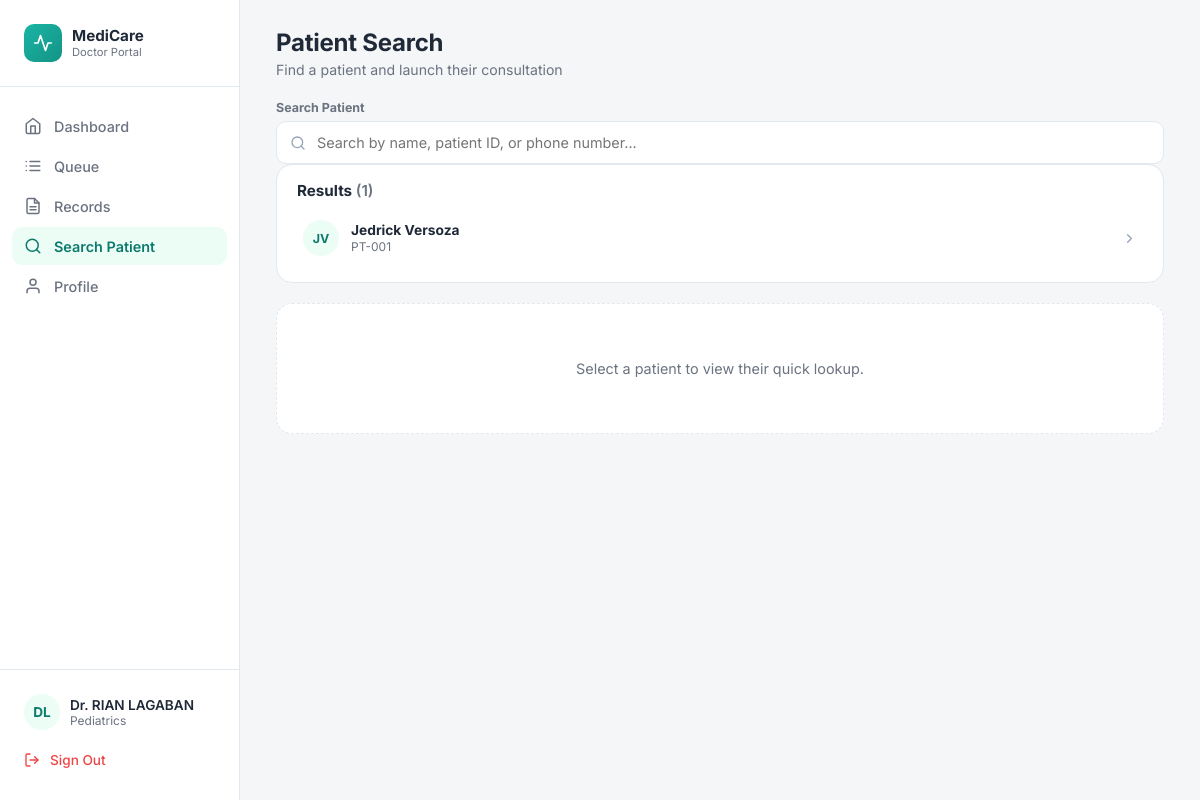
Page /doctor/search_patient.php (signed in) on the committed database.
### tables this page shows
CREATE TABLE IF NOT EXISTS `staff` (
  `StaffID` int NOT NULL AUTO_INCREMENT,
  `UserID` int NOT NULL,
  `DepartmentID` int NOT NULL,
  `StaffRole` varchar(50) NOT NULL,
  `Suffix` varchar(20) DEFAULT NULL,
  `Specialization` varchar(100) DEFAULT NULL,
  `AvailabilityStatus` varchar(50) NOT NULL DEFAULT 'Available',
  `DateHired` date DEFAULT NULL,
  `ScheduleStart` time DEFAULT NULL,
  `ScheduleEnd` time DEFAULT NULL,
  `AssignedDays` varchar(100) DEFAULT NULL,
  `AssignedResponsibilities` text,
  `CreatedAt` datetime NOT NULL DEFAULT CURRENT_TIMESTAMP,
  `UpdatedAt` datetime NOT NULL DEFAULT CURRENT_TIMESTAMP ON UPDATE CURRENT_TIMESTAMP,
  PRIMARY KEY (`StaffID`),
  KEY `FK_Staff_Users` (`UserID`),
  KEY `FK_Staff_Departments` (`DepartmentID`)
);

CREATE TABLE IF NOT EXISTS `users` (
  `UserID` int NOT NULL AUTO_INCREMENT,
  `RoleID` int NOT NULL,
  `FirstName` varchar(100) NOT NULL,
  `MiddleName` varchar(100) DEFAULT NULL,
  `LastName` varchar(100) NOT NULL,
  `Email` varchar(191) NOT NULL,
  `Password` varchar(255) NOT NULL,
  `Sex` varchar(13) NOT NULL,
  `DateOfBirth` date DEFAULT NULL,
  `ContactNumber` varchar(20) DEFAULT NULL,
  `Address` text,
  `Status` varchar(50) NOT NULL DEFAULT 'Active',
  `CreatedAt` datetime NOT NULL DEFAULT CURRENT_TIMESTAMP,
  `FailedAttempts` int DEFAULT '0',
  `LockUntil` datetime DEFAULT NULL,
  `ResetToken` varchar(255) DEFAULT NULL,
  `TokenExpiry` datetime DEFAULT NULL,
  `ProfilePhoto` varchar(255) DEFAULT NULL,
  `LastLogin` datetime DEFAULT NULL,
  PRIMARY KEY (`UserID`),
  UNIQUE KEY `Email` (`Email`),
  KEY `FK_Users_Roles` (`RoleID`)
);

CREATE TABLE IF NOT EXISTS `departments` (
  `DepartmentID` int NOT NULL AUTO_INCREMENT,
  `DepartmentName` varchar(100) NOT NULL,
  PRIMARY KEY (`DepartmentID`),
  UNIQUE KEY `DepartmentName` (`DepartmentName`)
);

CREATE TABLE IF NOT EXISTS `patients` (
  `PatientID` int NOT NULL AUTO_INCREMENT,
  `UserID` int NOT NULL,
  `CivilStatus` varchar(50) DEFAULT NULL,
  `Religion` varchar(50) DEFAULT NULL,
  `IsPWD` tinyint(1) NOT NULL DEFAULT '0',
  `DisabilityType` varchar(100) DEFAULT NULL,
  `BloodType` varchar(5) DEFAULT NULL,
  `Allergies` text,
  `PastMedicalCondition` text,
  `CurrentMedication` text,
  `FamilyMedicalHistory` text,
  `EmergencyContactName` varchar(100) DEFAULT NULL,
  `EmergencyContactNo` varchar(20) DEFAULT NULL,
  `EmergencyRelation` varchar(50) DEFAULT NULL,
  `CreatedAt` datetime NOT NULL DEFAULT CURRENT_TIMESTAMP,
  `UpdatedAt` datetime NOT NULL DEFAULT CURRENT_TIMESTAMP ON UPDATE CURRENT_TIMESTAMP,
  PRIMARY KEY (`PatientID`),
  KEY `FK_Patients_Users` (`UserID`)
);

### doctor/search_patient.php (the view, shortened to what this page needs)
<?php
require_once __DIR__ . '/../includes/db.php';
$userId = $_SESSION['UserID'] ?? $_SESSION['user_id'] ?? null;
$userId = (int) $userId;
$doctorName = 'Doctor';
$doctorDepartment = 'Doctor';
$doctorSql = "
    SELECT
        s.StaffID,
        s.StaffRole,
        s.Specialization,
        u.FirstName,
        u.MiddleName,
        u.LastName,
        u.ProfilePhoto,
        d.DepartmentName
    FROM staff s
    INNER JOIN users u
        ON s.UserID = u.UserID
    INNER JOIN departments d
        ON s.DepartmentID = d.DepartmentID
    WHERE s.UserID = ?
    LIMIT 1
";
$stmtDoctor = $conn->prepare($doctorSql);
if ($stmtDoctor) {
    $stmtDoctor->bind_param("i", $userId);
    $stmtDoctor->execute();
    $doctorResult = $stmtDoctor->get_result();
    if ($doctorResult && $doctorResult->num_rows > 0) {
        $doctor = $doctorResult->fetch_assoc();
        $doctorName = 'Dr. ' .
            trim(
                $doctor['FirstName'] . ' ' .
                ($doctor['MiddleName'] ? $doctor['MiddleName'] . ' ' : '') .
                $doctor['LastName']
            );
        $doctorDepartment = $doctor['DepartmentName'];
    }
}
$patients = [];
$patientSql = "
    SELECT
        p.PatientID,
        p.UserID,
        p.BloodType,
        p.Allergies,
        p.CurrentMedication,
        p.PastMedicalCondition,
        u.FirstName,
        u.MiddleName,
        u.LastName,
        u.Sex,
        u.DateOfBirth,
        u.ContactNumber,
        (
            SELECT COUNT(*)
            FROM consultations c
            WHERE c.PatientID = p.PatientID
        ) AS consultation_count,
        (
            SELECT MAX(c.ConsultationDate)
            FROM consultations c
            WHERE c.PatientID = p.PatientID
        ) AS last_visit_date,
        (
            SELECT COUNT(*)
            FROM consultations c
            WHERE c.PatientID = p.PatientID
              AND c.Status = 'Ongoing'
              AND c.LabRequest IS NOT NULL
              AND TRIM(c.LabRequest) <> ''
        ) AS lab_pending_count
    FROM patients p
    INNER JOIN users u
        ON p.UserID = u.UserID
    WHERE u.Status = 'Active'
    ORDER BY
        u.LastName ASC,
        u.FirstName ASC
";
$resultPatients = $conn->query($patientSql);
function calculateAge($dateOfBirth)
{
    if (!$dateOfBirth) {
        return null;
    }
}
function formatName($first, $middle, $last)
{
    return trim(
        $first . ' ' .
        ($middle ? $middle . ' ' : '') .
        $last
    );
}
function formatPatientId($patientId)
{
    return 'PT-' . str_pad((string) $patientId, 3, '0', STR_PAD_LEFT);
}
function formatCompactDate($date)
{
    if (!$date) {
        return null;
    }
    $timestamp = strtotime($date);
    return date('M j, Y', $timestamp);
}
function patientFlags(array $patient, bool $labPending = false): array
{
    $flags = [];
    $allergies = '';
    $conditions = strtolower(trim((string) ($patient['past_medical_condition'] ?? '')));
    $highRiskTerms = [
        'diabetes',
        'hypertension',
        'high blood pressure',
        'heart disease',
        'cardiovascular',
        'asthma',
        'copd',
        'cancer',
        'malignancy',
        'kidney disease',
        'renal failure',
        'stroke',
        'seizure',
        'epilepsy',
        'hiv',
        'hepatitis',
    ];
    return $flags;
}
function initials(string $name): string
{
    $parts = preg_split('/\s+/', trim($name));
    $first = $parts[0][0] ?? '';
    $last  = $parts[count($parts) - 1][0] ?? '';
    return strtoupper($first . $last);
}
while ($row = $resultPatients->fetch_assoc()) {
    $patientName = formatName(
        $row['FirstName'],
        $row['MiddleName'],
        $row['LastName']
    );
    $allergies = [];
    $currentMeds = trim($row['CurrentMedication'] ?? '');
    $patients[] = [
        'id'            => formatPatientId($row['PatientID']),
        'patient_id'    => (int) $row['PatientID'],
        'name'          => $patientName,
        'age'           => calculateAge($row['DateOfBirth']),
        'sex'           => $row['Sex'] ?? '',
        'blood'         => $row['BloodType'] ?: '',
        'phone'         => $row['ContactNumber'] ?? '',
        'allergies'     => $allergies,
        'medications'   => $currentMeds,
        'last_visit'    => formatCompactDate($row['last_visit_date']),
        'consultations' => (int) $row['consultation_count'],
        'flags'         => patientFlags(
            [
                'allergies'              => $allergies,
                'past_medical_condition' => $row['PastMedicalCondition'] ?? '',
            ],
            ((int)($row['lab_pending_count'] ?? 0)) > 0
        ),
    ];
}
$selectedPatientId = null;
?>
<!DOCTYPE html>
<html lang="en">
<head>
<link
    rel="stylesheet"
    href="../assets/css/doctor/doctor_dashboard.css"
>
</head>
<body>
<div class="app">
<aside class="sidebar">
    <div class="sidebar-brand">
        <div class="brand-icon">
            <svg
                viewBox="0 0 24 24"
                fill="none"
                stroke="currentColor"
                stroke-width="2"
                stroke-linecap="round"
                stroke-linejoin="round"
            >
                <path d="M22 12h-4l-3 9L9 3l-3 9H2"/>
            </svg>
        </div>
        <div class="brand-text">
            <div class="brand-title">
                MediCare
            </div>
            <div class="brand-sub">
                Doctor Portal
            </div>
        </div>
    </div>
    <ul class="nav-list">
        <li class="nav-item">
            <a href="doctor_dashboard.php">
                <svg viewBox="0 0 24 24" fill="none" stroke="currentColor" stroke-width="2" stroke-linecap="round" stroke-linejoin="round">
                    <path d="M3 9l9-7 9 7v11a2 2 0 0 1-2 2H5a2 2 0 0 1-2-2z"/>
                    <path d="M9 22V12h6v10"/>
                </svg>
                Dashboard
            </a>
        </li>
        <li class="nav-item">
            <a href="doctor_queue.php">
                <svg viewBox="0 0 24 24" fill="none" stroke="currentColor" stroke-width="2" stroke-linecap="round" stroke-linejoin="round">
                    <path d="M8 6h13M8 12h13M8 18h13"/>
                    <path d="M3 6h.01M3 12h.01M3 18h.01"/>
                </svg>
                Queue
            </a>
        </li>
        <li class="nav-item">
            <a href="records.php">
                <svg viewBox="0 0 24 24" fill="none" stroke="currentColor" stroke-width="2" stroke-linecap="round" stroke-linejoin="round">
                    <path d="M14 2H6a2 2 0 0 0-2 2v16a2 2 0 0 0 2 2h12a2 2 0 0 0 2-2V8z"/>
                    <polyline points="14 2 14 8 20 8"/>
                    <line x1="16" y1="13" x2="8" y2="13"/>
                    <line x1="16" y1="17" x2="8" y2="17"/>
                </svg>
                Records
            </a>
        </li>
        <li class="nav-item active">
            <a href="search_patient.php">
                <svg viewBox="0 0 24 24" fill="none" stroke="currentColor" stroke-width="2" stroke-linecap="round" stroke-linejoin="round">
                    <circle cx="11" cy="11" r="8"/>
                    <line x1="21" y1="21" x2="16.65" y2="16.65"/>
                </svg>
                Search Patient
            </a>
        </li>
        <li class="nav-item">
            <a href="doctor_profile.php">
                <svg viewBox="0 0 24 24" fill="none" stroke="currentColor" stroke-width="2" stroke-linecap="round" stroke-linejoin="round">
                    <path d="M20 21v-2a4 4 0 0 0-4-4H8a4 4 0 0 0-4 4v2"/>
                    <circle cx="12" cy="7" r="4"/>
                </svg>
                Profile
            </a>
        </li>
    </ul>
    <div class="sidebar-footer">
        <div class="sidebar-user">
            <div class="user-avatar">
                <?php if (!empty($doctor['ProfilePhoto'])): ?>
                <img src="../<?php echo htmlspecialchars($doctor['ProfilePhoto']); ?>" alt="Photo" style="width:36px;height:36px;border-radius:50%;object-fit:cover;">
                <?php else: ?>
                <?= htmlspecialchars(initials($doctorName)) ?>
                <?php endif; ?>
            </div>
            <div>
                <div class="user-name">
                    <?= htmlspecialchars($doctorName) ?>
                </div>
                <div class="user-role">
                    <?= htmlspecialchars($doctorDepartment) ?>
                </div>
            </div>
        </div>
        <a
            href="../auth/logout.php"
            class="sign-out"
            onclick="return confirm('Are you sure you want to sign out?');"
        >
            <svg viewBox="0 0 24 24" fill="none" stroke="currentColor" stroke-width="2" stroke-linecap="round" stroke-linejoin="round"><path d="M9 21H5a2 2 0 0 1-2-2V5a2 2 0 0 1 2-2h4"/><polyline points="16 17 21 12 16 7"/><line x1="21" y1="12" x2="9" y2="12"/></svg>
            Sign Out
        </a>
    </div>
</aside>
<main class="main">
    <div class="doctor-topbar">
        <div class="page-header">
            <h1>
                Patient Search
            </h1>
            <p>
                Find a patient and launch their consultation
            </p>
        </div>
    </div>
    <div class="search-bar-wrap">
        <label for="ps-search">
            Search Patient
        </label>
        <div class="input-wrap">
            <svg
                viewBox="0 0 24 24"
                fill="none"
                stroke="currentColor"
                stroke-width="2"
                stroke-linecap="round"
                stroke-linejoin="round"
            >
                <circle cx="11" cy="11" r="8"/>
                <path d="M21 21l-4.35-4.35"/>
            </svg>
            <input
                type="text"
                id="ps-search"
                placeholder="Search by name, patient ID, or phone number..."
                autofocus
            >
        </div>
    </div>
    <div class="results-panel">
        <div class="results-panel-head">
            Results
            <span
                class="count"
                id="results-count"
            >
                (<?= count($patients) ?>)
            </span>
        </div>
        <div
            class="result-list"
            id="result-list"
        >
            <?php if (empty($patients)): ?>
                <div class="results-empty">
                    No patients found in the database.
                </div>
            <?php else: ?>
                <?php foreach ($patients as $i => $p): ?>
                    <div
                        class="result-item<?= $selectedPatientId === $p['id'] ? ' selected' : '' ?>"
                        data-id="<?= htmlspecialchars($p['id']) ?>"
                        data-patient-id="<?= (int) $p['patient_id'] ?>"
                        data-name="<?= htmlspecialchars(strtolower($p['name'])) ?>"
                        data-phone="<?= htmlspecialchars(strtolower($p['phone'])) ?>"
                        onclick="selectPatient(this)"
                    >
                        <div class="result-avatar">
                            <?= htmlspecialchars(initials($p['name'])) ?>
                        </div>
                        <div class="result-info">
                            <div class="result-name">
                                <?= htmlspecialchars($p['name']) ?>
                            </div>
                            <div class="result-meta">
                                <?= htmlspecialchars($p['id']) ?>
                            </div>
                        </div>
                        <div class="result-arrow">
                            <svg viewBox="0 0 24 24" fill="none" stroke="currentColor" stroke-width="2" stroke-linecap="round" stroke-linejoin="round">
                                <path d="M9 18l6-6-6-6"/>
                            </svg>
                        </div>
                    </div>
                <?php endforeach; ?>
            <?php endif; ?>
        </div>
    </div>
    <div class="patient-launchpad" id="patient-launchpad">
        <div class="launchpad-empty" id="launchpad-empty">
            Select a patient to view their quick lookup.
        </div>
    </div>
</main>
</div>
</body>
</html>

### rows in the picture
staff: UserID.LastName "DL", UserID.LastName "Dr. RIAN LAGABAN", DepartmentID.DepartmentName "Pediatrics"
patients: UserID.LastName "JV", name "Jedrick Versoza", id "PT-001"

### other values in the picture
count($patients) "1"
